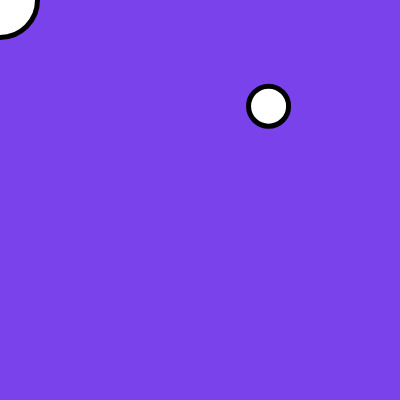
Frame 1 (no input)
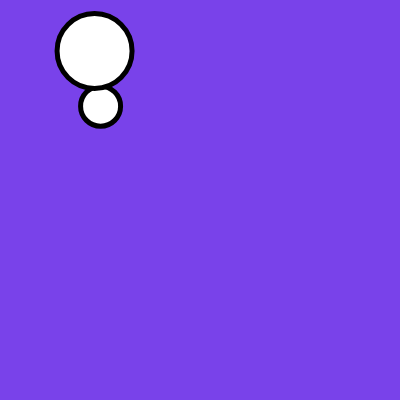
Frame 60 (no input)
Frame 120 (the mouse pressed at the canvas centre since frame 60): identical to frame 60, image omitted

The p5.js sketch that drew these frames (run headless with seeded random() and noise() and a simulated clock; from frame 60 on, the mouse is pressed at the canvas centre):

// p5.js sketch
// ── sketch.js
//De globale variabler defineres og cD og cA tildeles værdier
let x,y,a,b,speed,d;
let cX,cY;
let cD = 75;
let cA = 2;
let rX, rY, eX,eY;
let img;


//funktionen kører en gang, den definerer kanvasset og tildeler værdier til diverse varaiabler
function setup() {
  createCanvas(400, 400);
  frameRate(60);
  d = 40;
  x = random(0+d,width-d);
  y = random(0+d,height-d);
  speed = 7;
  a = speed;
  b = 0;
  cX = 0;
  cY = 0;
  strokeWeight(5)
}

//functionen kører hvert frame
function draw() {
  background(121,66,234);
  collision()
  circle(x,y,d);
  circle(cX,cY,cD);
  checkBoundaries();;
  x += a;
  y += b;

  rX = x - cX;
  rY = y - cY;

  eX =(1/sqrt((rX)**2+(rY)**2))*rX;
  eY = (1/sqrt((rX)**2+(rY)**2))*rY;

  cX += cA * eX;
  cY += cA * eY;

}

//function to check for collision
function collision(){
  //hvis afstanden mellem de to centerpoints af hver cirkel er mindre end deres radier adderet har de kollideret
  //beregnes ved afstandsformlen
  if(dist(x,y,cX,cY ) < d/2 + cD/2){
    a = 0;
    b = 0;
    cA = 0;
    console.log('You got hit!')
    
  }
}

//tjekker om vores x eller y-koordinater overstiger eller er mindre end canvassets parametre
function checkBoundaries(){
  if(x + d/2 >= width){
      a *= -1;
      b=0;
  } if(x - d/2 <= 0){
    a *= -1;
    b=0;
  }
  if(y + d/2 >= height){
    b = -speed;
    a = 0;
  }
  if(y - d/2 <= 0){
    b = speed;
    a = 0;
  }
}

//funktionen ordner keypresses
function keyPressed(){
  if(key === 'w'){
    b = -speed;
    a = 0;
  }
  if(key === 's'){
    b = speed;
    a = 0;
  }
  if(key === 'd'){
    a = speed;
    b = 0;
  }
  if(key === 'a'){
    a = -speed;
    b = 0;
  }
}
